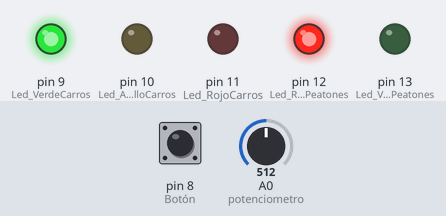
This sketch was run on a simulated Arduino Uno, built with avr-gcc and run on an emulated ATmega328P. Parts: output pins drawn as LEDs (lit = HIGH). The test bench sets the inputs (shaded band); at power-on: pin 8 (Botón) HIGH, A0 (potenciometro) = 512.

Above: at 2.8 s.
2.9 s: pin 8 (Botón) pulled LOW for 0.15 s
At 6.7 s:
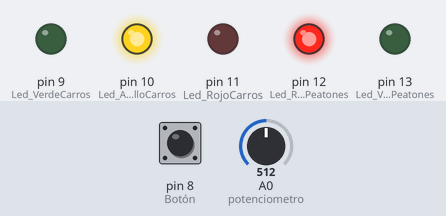
At 8.2 s:
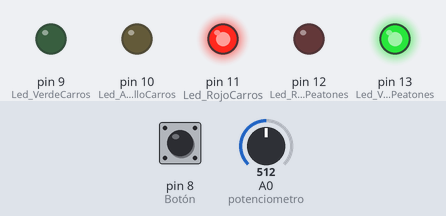
Timing chart, 0 to 14.9 s (numbered marks = the images above; inputs shaded):
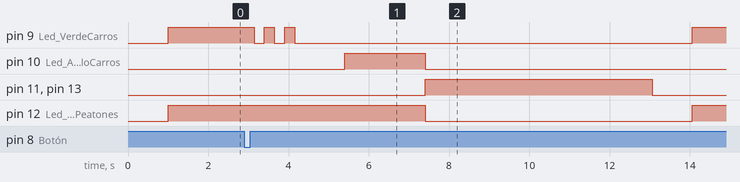

The sketch:

practica_5_semaforo.ino
```cpp
/*Instituto Tecnologio de Leon
 Ingenieria en Sistemas Computacionales
 Sistemas Programables
 Autor: Canencia Rodriguez Aurora Denysse
 Nombre: Simulacion de semaforos con arduino
 Descripcion: Practica de arduino en donde se implemente el funcionamiento de dos semaforos, un semaforo peatonal
 y otro vehicular, el cambio de un semaforo a otro podra realizarse presionando un boton, ademas de poder regualar
 el tiempo de duracion de los semaforos con un potenciometro.
 Fecha: 19/02/2018*/

//Declara las variables que se van a utilizar
int contador=0; //contador para saber si el boton fue presionado o no
int estadoAnt=HIGH; //el estado anterior del boton
int potenciometro= A0; // pin donde del potenciometro
int velocidad; // la velocidad que variara con el potencimetro
int valor; // variable que guarda el valor que manda directamente el protenciometro

void setup() { // Se ejecuta cada vez que el arduino se inicia
  pinMode(9,OUTPUT);  // Led VerdeCarros
  pinMode(10,OUTPUT);  // Led AmarilloCarros
  pinMode(11,OUTPUT);  // Led RojoCarros
   pinMode(12,OUTPUT);  // Led RojoPeatones
  pinMode(13,OUTPUT);  // Led VerdePeatones
  pinMode(8,INPUT_PULLUP); // Botón
}


void loop() { //Esta funcion se mantiene ejecutandose
  valor=analogRead(potenciometro); //Lee el valor actual dedl potenciometro
  velocidad = map(valor,0,70,0,500); //Funcion que permite obtener el valor de la velocidad del potenciometro
  estadoAnt=digitalRead(8); // estado del boton

  if((contador==0 && estadoAnt==HIGH)  ){ //si el boton no ha sido presionado
    delay(1000); //epera un tiempo de 1 segundo
    digitalWrite(12,HIGH);//enciende el Led RojoPeatones
    digitalWrite(9,HIGH); //enciende el Led VerdeCarros
    contador=1; //incrementa el contador para poder pasar al siguiente estado
    delay(1000);
     }

  if((contador==1 && estadoAnt==LOW)  ){ //Si el boton fue presionado
    digitalWrite(9,HIGH); //matiene encendido el Led VerdeCarros
    digitalWrite(12,HIGH);//matiene encendido el Led RojoPeatones
    parpadeo(); //llamada al metodo que hace parpadear el Led VerdeCarros
    delay(1000); // espera un segundo y pasa a siguiente bloque

    digitalWrite(9,LOW); //apaga el Led VerdeCarros
    digitalWrite(10,HIGH); //enciende el Led AmarilloCarros
    delay(2000);
    digitalWrite(12,LOW); //apaga el Led RojoPeatones
    digitalWrite(10,LOW);  //apaga el Led AmarilloCarros

    digitalWrite(11,HIGH); //enciende el Led RojoCarros
    digitalWrite(13,HIGH); //enciende el Led VerdePeatones
    delay(2000);

    if(digitalRead(11)== HIGH){
    digitalWrite(13,HIGH);
    delay (velocidad); //espera el tiempo que este dado por la variable velocidad
    }
    digitalWrite(11,LOW); //apaga el Led RojoCarros
    digitalWrite(13,LOW); // apaga el Led VerdePeatones
    contador=0;  //vuelve a inicial el contador en 0 para regresar al estado inicial
  }
}//metodo que permite al Led VerdeCarros parpadear
    void parpadeo(){
      for(int i=0;i<3;i++) {

  digitalWrite(9,HIGH);
  delay(250);
  digitalWrite(9,LOW);
  delay(250);
  }
    }
    //Fin del programa
```

Measured:
- after the input at 2.9 s, pin 9 (Led_VerdeCarros): goes LOW 0.25 s, HIGH 0.25 s, LOW 0.25 s, HIGH 0.25 s, LOW 9.9 s, then HIGH, starting after 0.25 s; pin 10 (Led_AmarilloCarros): LOW → HIGH after 2.5 s, → LOW 2.0 s later
